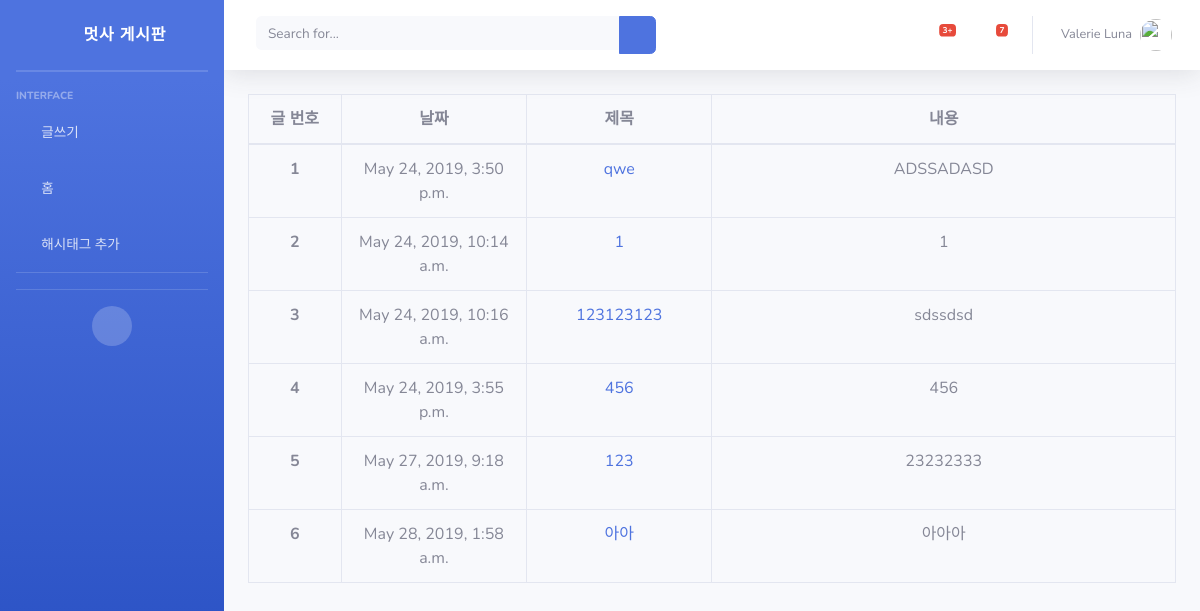
The app's page /, older data.
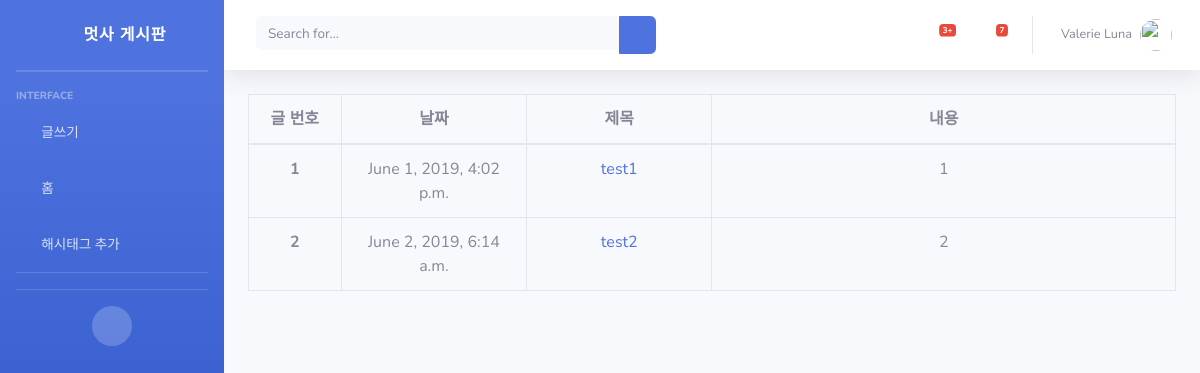
The same page, newer data.
### blog/models.py (models this page shows, shortened)
class Article(models.Model):
    title = models.CharField(max_length=20)
    content = models.TextField()
    created_at = models.DateTimeField(auto_now_add=True)
    published_at = models.DateTimeField(null=False)
    hashtags = models.ManyToManyField('Hashtag', blank=True)
    image = models.ImageField(upload_to='images/', blank=True)

### blog/views.py (the view)
# urls.py: path('', views.main, name="main"),
def main(request):
    articles = Article.objects.all()
    hashtags = Hashtag.objects.all()
    medias = Article.objects
    return render(request, 'blog/main.html', {'articles':articles, 'hashtags': hashtags, 'medias': medias})

### blog/templates/blog/main.html
{% extends 'index.html' %}
{% block content %}
    {% if articles %}
        <table class="table table-bordered" style="text-align: center;">
            <thead>
            <tr>
                <th scope="col" style="width: 10%;">글 번호</th>
                <th scope="col" style="width: 20%;">날짜</th>
                <th scope="col" style="width: 20%;">제목</th>
                <th scope="col" style="width: 50%;">내용</th>
            </tr>
            </thead>
            <tbody>
            {% for article in articles %}
                <tr>
                    <th scope="row">{{ forloop.counter }}</th>
                    <td>{{ article.published_at }}</td>
                    <td><a href="{% url 'blog:detail' article.id %}">{{ article.title | truncatechars:10 }}</a></td>
                    <td>{{ article.content | truncatechars:30 }}</td>
                </tr>
            {% endfor %}
            </tbody>
        </table>
    {% endif %}
{% endblock %}

### templates/index.html (shortened to what this page needs)
{% load staticfiles %}
<!DOCTYPE html>
<html lang="en">
<head>
  <link href="{% static 'vendor/fontawesome-free/css/all.min.css' %}" rel="stylesheet" type="text/css">
  <link href="{% static 'css/sb-admin-2.min.css' %}" rel="stylesheet">
</head>
<body id="page-top">
  <div id="wrapper">
    <ul class="navbar-nav bg-gradient-primary sidebar sidebar-dark accordion" id="accordionSidebar">
      <a class="sidebar-brand d-flex align-items-center justify-content-center" href="{% url 'blog:main' %}">
        <div class="sidebar-brand-icon rotate-n-15">
          <i class="fas fa-laugh-wink"></i>
        </div>
        <div class="sidebar-brand-text mx-3">멋사 게시판</div>
      </a>
      <hr class="sidebar-divider my-0">
      <hr class="sidebar-divider">
      <div class="sidebar-heading">
        Interface
      </div>
      <li class="nav-item">
        <a class="nav-link collapsed" href="{% url 'blog:new' %}">
          <i class="fas fa-fw fa-cog"></i>
          <span>글쓰기</span>
        </a>
      </li>
      <li class="nav-item">
        <a class="nav-link collapsed" href="{% url 'blog:main' %}">
          <i class="fas fa-fw fa-wrench"></i>
          <span>홈</span>
        </a>
      </li>
      <li class="nav-item">
        <a class="nav-link collapsed" href="{% url 'blog:hashtag' %}">
          <i class="fas fa-fw fa-wrench"></i>
          <span>해시태그 추가</span>
        </a>
      </li>
      <hr class="sidebar-divider">
      <hr class="sidebar-divider d-none d-md-block">
      <div class="text-center d-none d-md-inline">
        <button class="rounded-circle border-0" id="sidebarToggle"></button>
      </div>
    </ul>
    <div id="content-wrapper" class="d-flex flex-column">
      <div id="content">
        <nav class="navbar navbar-expand navbar-light bg-white topbar mb-4 static-top shadow">
          <form class="d-none d-sm-inline-block form-inline mr-auto ml-md-3 my-2 my-md-0 mw-100 navbar-search">
            <div class="input-group">
              <input type="text" class="form-control bg-light border-0 small" placeholder="Search for..." aria-label="Search" aria-describedby="basic-addon2">
              <div class="input-group-append">
                <button class="btn btn-primary" type="button">
                  <i class="fas fa-search fa-sm"></i>
                </button>
              </div>
            </div>
          </form>
          <ul class="navbar-nav ml-auto">
            <li class="nav-item dropdown no-arrow mx-1">
              <a class="nav-link dropdown-toggle" href="#" id="alertsDropdown" role="button" data-toggle="dropdown" aria-haspopup="true" aria-expanded="false">
                <i class="fas fa-bell fa-fw"></i>
                <span class="badge badge-danger badge-counter">3+</span>
              </a>
            </li>
            <li class="nav-item dropdown no-arrow mx-1">
              <a class="nav-link dropdown-toggle" href="#" id="messagesDropdown" role="button" data-toggle="dropdown" aria-haspopup="true" aria-expanded="false">
                <i class="fas fa-envelope fa-fw"></i>
                <span class="badge badge-danger badge-counter">7</span>
              </a>
            </li>
            <li class="nav-item dropdown no-arrow">
              <a class="nav-link dropdown-toggle" href="#" id="userDropdown" role="button" data-toggle="dropdown" aria-haspopup="true" aria-expanded="false">
                <span class="mr-2 d-none d-lg-inline text-gray-600 small">Valerie Luna</span>
                <img class="img-profile rounded-circle" src="https://source.unsplash.com/QAB-WJcbgJk/60x60">
              </a>
            </li>
          </ul>
        </nav>
        <div class="container-fluid">
          <div>
          {% block content %}{% endblock %}
          </div>
</body>
</html>

Row changes from the older to the newer data that the page shows:
removed Article: published_at "May 24, 2019, 3:50 p.m.", title "qwe", content "ADSSADASD"
removed Article: published_at "May 24, 2019, 10:14 a.m.", title "1", content "1"
removed Article: published_at "May 24, 2019, 10:16 a.m.", title "123123123", content "sdssdsd"
removed Article: published_at "May 24, 2019, 3:55 p.m.", title "456", content "456"
removed Article: published_at "May 27, 2019, 9:18 a.m.", title "123", content "23232333"
removed Article: published_at "May 28, 2019, 1:58 a.m.", title "아아", content "아아아"
added Article: published_at "June 1, 2019, 4:02 p.m.", title "test1", content "1"
added Article: published_at "June 2, 2019, 6:14 a.m.", title "test2", content "2"
